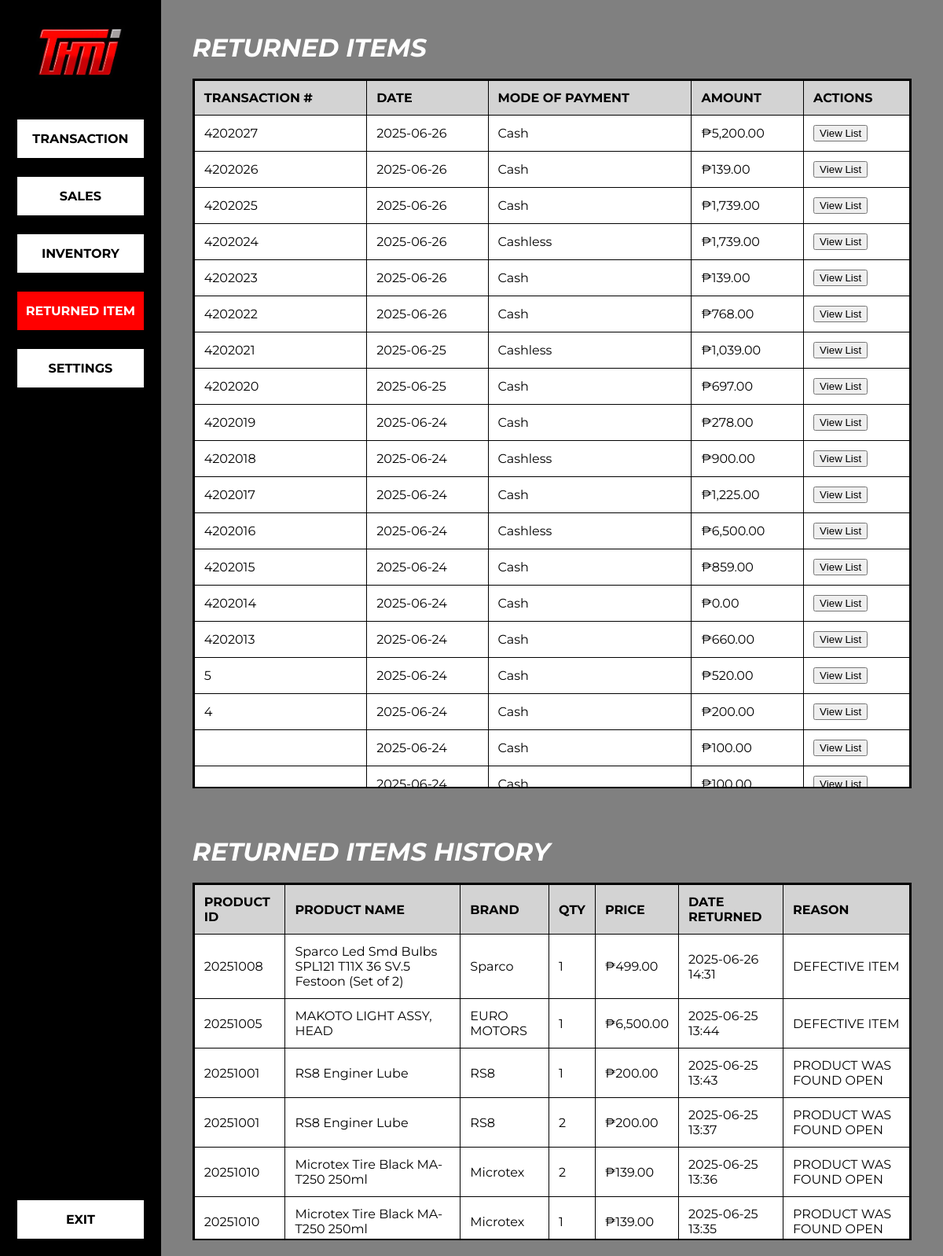
Page /owner/returned_item.php (signed in) on the committed database.
### tables this page shows
CREATE TABLE `returned_item` (
  `Product_ID` int(11) NOT NULL,
  `Brand` varchar(255) NOT NULL,
  `Product_Name` varchar(255) NOT NULL,
  `Type` varchar(50) NOT NULL,
  `Quantity` int(11) NOT NULL,
  `Price` decimal(10,2) NOT NULL,
  `Date_Acquired` date DEFAULT NULL,
  `Expiration_Date` date DEFAULT NULL,
  `Reason_of_Return_Item` text DEFAULT NULL,
  `Returned_At` timestamp NOT NULL DEFAULT current_timestamp()
);

### owner/returned_item.php (the view, shortened to what this page needs)
<?php
require '../config/database.php';
$sales_stmt = $db->query("SELECT transaction_number, DATE(created_at) as date, payment_method, price FROM sales ORDER BY created_at DESC");
$sales_data = $sales_stmt->fetchAll(PDO::FETCH_ASSOC);
$returned_items_stmt = $db->query("SELECT Product_ID, Product_Name, Brand, Type, Quantity, Price, Returned_At, Reason_of_Return_Item FROM returned_item ORDER BY Returned_At DESC");
$returned_items_data = $returned_items_stmt->fetchAll(PDO::FETCH_ASSOC);
?>
<!DOCTYPE html>
<html lang="en">
<head>
    <link rel="stylesheet" href="css/style.css">
</head>
<body>
    <div class="dashboard-container">
        <aside class="sidebar">
            <div class="sidebar-header">
                <img src="../images/thrivehut logo png.png" alt="TMI Logo" class="logo-sidebar">
            </div>
            <nav class="sidebar-nav">
                <a href="index.php" class="nav-item">TRANSACTION</a>
                <a href="sales.php" class="nav-item">SALES</a>
                <a href="inventory.php" class="nav-item">INVENTORY</a>
                <a href="returned_item.php" class="nav-item active">RETURNED ITEM</a>
                <a href="settings.php" class="nav-item">SETTINGS</a>
            </nav>
            <div class="sidebar-footer">
                <a href="#" class="nav-item-logout" id="logout-link">EXIT</a>
            </div>
        </aside>
        <main class="main-content">
            <header class="main-header">
                <h1>RETURNED ITEMS</h1>
            </header>
            <section class="item-table-container" id="returned-items-table">
                <table class="item-table">
                    <thead>
                        <tr>
                            <th>TRANSACTION #</th>
                            <th>DATE</th>
                            <th>MODE OF PAYMENT</th>
                            <th>AMOUNT</th>
                            <th>ACTIONS</th>
                        </tr>
                    </thead>
                    <tbody>
                        <?php if (empty($sales_data)): ?>
                            <tr><td colspan="5" style="text-align: center;">No sales data found.</td></tr>
                        <?php else: ?>
                            <?php foreach ($sales_data as $sale): ?>
                            <tr>
                                <td><?php echo htmlspecialchars($sale['transaction_number']); ?></td>
                                <td><?php echo htmlspecialchars($sale['date']); ?></td>
                                <td><?php echo htmlspecialchars(ucfirst($sale['payment_method'])); ?></td>
                                <td>₱<?php echo number_format($sale['price'], 2); ?></td>
                                <td><button class="view-list-btn" data-tid="<?php echo htmlspecialchars($sale['transaction_number']); ?>">View List</button></td>
                            </tr>
                            <?php endforeach; ?>
                        <?php endif; ?>
                    </tbody>
                </table>
            </section>
            <header class="main-header" style="margin-top: 40px;">
                <h1>RETURNED ITEMS HISTORY</h1>
            </header>
            <section class="item-table-container" id="returned-items-history-table">
                <table class="item-table">
                    <thead>
                        <tr>
                            <th>PRODUCT ID</th>
                            <th>PRODUCT NAME</th>
                            <th>BRAND</th>
                            <th>QTY</th>
                            <th>PRICE</th>
                            <th>DATE RETURNED</th>
                            <th>REASON</th>
                        </tr>
                    </thead>
                    <tbody>
                        <?php if (empty($returned_items_data)): ?>
                            <tr><td colspan="7" style="text-align: center;">No returned items found.</td></tr>
                        <?php else: ?>
                            <?php foreach ($returned_items_data as $item): ?>
                            <tr>
                                <td><?php echo htmlspecialchars($item['Product_ID']); ?></td>
                                <td><?php echo htmlspecialchars($item['Product_Name']); ?></td>
                                <td><?php echo htmlspecialchars($item['Brand']); ?></td>
                                <td><?php echo htmlspecialchars($item['Quantity']); ?></td>
                                <td>₱<?php echo number_format($item['Price'], 2); ?></td>
                                <td><?php echo htmlspecialchars(date('Y-m-d H:i', strtotime($item['Returned_At']))); ?></td>
                                <td><?php echo htmlspecialchars($item['Reason_of_Return_Item']); ?></td>
                            </tr>
                            <?php endforeach; ?>
                        <?php endif; ?>
                    </tbody>
                </table>
            </section>
        </main>
    </div>
</body>
</html>

### owner/css/style.css (style rules this page uses)
body, html { margin: 0; padding: 0; font-family: 'Montserrat', sans-serif; background-color: #555; height: 100%; }
.dashboard-container { display: flex; height: 100vh; }
.sidebar { width: 250px; background-color: #000; color: #fff; display: flex; flex-direction: column; padding: 20px; }
.sidebar-header { text-align: center; margin-bottom: 40px; }
.logo-sidebar { max-width: 80%; }
.sidebar-nav { flex-grow: 1; }
.nav-item { display: block; background-color: #fff; color: #000; text-decoration: none; font-weight: 700; text-align: center; padding: 15px 10px; margin-bottom: 20px; border: 2px solid #000; }
.nav-item.active, .nav-item:hover { background-color: #ff0000; color: #fff; }
.sidebar-footer { margin-top: auto; }
.nav-item-logout { display: block; background-color: #fff; color: #000; text-decoration: none; font-weight: 700; text-align: center; padding: 15px 10px; border: 2px solid #000; }
.main-content { flex-grow: 1; background-color: #808080; padding: 20px 40px; display: flex; flex-direction: column; height: 100vh; box-sizing: border-box; }
.main-header h1 { color: #fff; font-weight: 700; font-size: 2em; font-style: italic; margin-bottom: 20px; text-align: left; }
.item-table-container { background-color: #fff; border: 2px solid #000; flex-grow: 1; overflow-y: auto; display: block; }
.item-table { width: 100%; border-collapse: collapse; }
.item-table th, .item-table td { border: 1px solid #000; padding: 12px; text-align: left; vertical-align: middle; }
.item-table thead { background-color: #d3d3d3; }
.item-table th { font-weight: 700; }

### rows in the picture
returned_item: Product_ID "20251008", Product_Name "Sparco Led Smd Bulbs SPL121 T11X 36 SV.5 Festoon (Set of 2)", Brand "Sparco", Quantity "1", Price "499.00", Returned_At "2025-06-26 14:31", Reason_of_Return_Item "DEFECTIVE ITEM"
returned_item: Product_ID "20251005", Product_Name "MAKOTO LIGHT ASSY, HEAD", Brand "EURO MOTORS", Quantity "1", Price "6,500.00", Returned_At "2025-06-25 13:44", Reason_of_Return_Item "DEFECTIVE ITEM"
returned_item: Product_ID "20251001", Product_Name "RS8 Enginer Lube", Brand "RS8", Quantity "1", Price "200.00", Returned_At "2025-06-25 13:43", Reason_of_Return_Item "PRODUCT WAS FOUND OPEN"
returned_item: Product_ID "20251001", Product_Name "RS8 Enginer Lube", Brand "RS8", Quantity "2", Price "200.00", Returned_At "2025-06-25 13:37", Reason_of_Return_Item "PRODUCT WAS FOUND OPEN"
returned_item: Product_ID "20251010", Product_Name "Microtex Tire Black MA-T250 250ml", Brand "Microtex", Quantity "2", Price "139.00", Returned_At "2025-06-25 13:36", Reason_of_Return_Item "PRODUCT WAS FOUND OPEN"
returned_item: Product_ID "20251010", Product_Name "Microtex Tire Black MA-T250 250ml", Brand "Microtex", Quantity "1", Price "139.00", Returned_At "2025-06-25 13:35", Reason_of_Return_Item "PRODUCT WAS FOUND OPEN"

### other values in the picture
$sale['transaction_number'] "4202027"
$sale['date'] "2025-06-26"
$sale['payment_method'] "Cash"
$sale['price'] "5,200.00"
$sale['transaction_number'] "4202026"
$sale['price'] "139.00"
$sale['transaction_number'] "4202025"
$sale['price'] "1,739.00"
$sale['transaction_number'] "4202024"
$sale['payment_method'] "Cashless"
$sale['transaction_number'] "4202023"
$sale['transaction_number'] "4202022"
$sale['price'] "768.00"
$sale['transaction_number'] "4202021"
$sale['date'] "2025-06-25"
